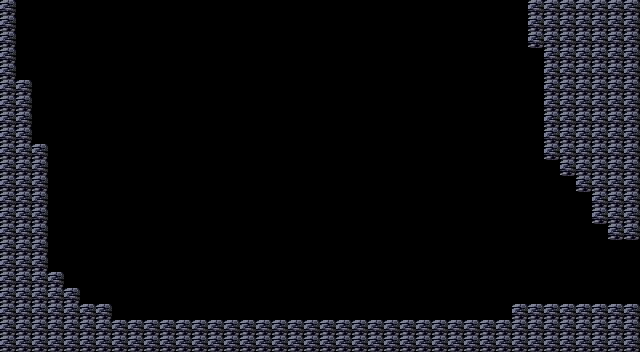

Tiled map render using the project's own tile images. Description and the whole map definition, tile-layer contents included, below:
An orthogonal 40x22 tile map with 16x16 px tiles, 1 tile layer (Collision) and 2 objects (Event, Save).

<map version="1.10" tiledversion="1.10.2" orientation="orthogonal" renderorder="right-down" width="40" height="22" tilewidth="16" tileheight="16" infinite="0" nextlayerid="4" nextobjectid="5">
 <tileset firstgid="1" source="../tileset/tileset.tsx" />
 <layer id="1" name="Collision" class="Layer" width="40" height="22">
  <data encoding="csv">
1,0,0,0,0,0,0,0,0,0,0,0,0,0,0,0,0,0,0,0,0,0,0,0,0,0,0,0,0,0,0,0,0,1,1,1,1,1,1,1,
1,0,0,0,0,0,0,0,0,0,0,0,0,0,0,0,0,0,0,0,0,0,0,0,0,0,0,0,0,0,0,0,0,1,1,1,1,1,1,1,
1,0,0,0,0,0,0,0,0,0,0,0,0,0,0,0,0,0,0,0,0,0,0,0,0,0,0,0,0,0,0,0,0,1,1,1,1,1,1,1,
1,0,0,0,0,0,0,0,0,0,0,0,0,0,0,0,0,0,0,0,0,0,0,0,0,0,0,0,0,0,0,0,0,0,1,1,1,1,1,1,
1,0,0,0,0,0,0,0,0,0,0,0,0,0,0,0,0,0,0,0,0,0,0,0,0,0,0,0,0,0,0,0,0,0,1,1,1,1,1,1,
1,1,0,0,0,0,0,0,0,0,0,0,0,0,0,0,0,0,0,0,0,0,0,0,0,0,0,0,0,0,0,0,0,0,1,1,1,1,1,1,
1,1,0,0,0,0,0,0,0,0,0,0,0,0,0,0,0,0,0,0,0,0,0,0,0,0,0,0,0,0,0,0,0,0,1,1,1,1,1,1,
1,1,0,0,0,0,0,0,0,0,0,0,0,0,0,0,0,0,0,0,0,0,0,0,0,0,0,0,0,0,0,0,0,0,1,1,1,1,1,1,
1,1,0,0,0,0,0,0,0,0,0,0,0,0,0,0,0,0,0,0,0,0,0,0,0,0,0,0,0,0,0,0,0,0,1,1,1,1,1,1,
1,1,1,0,0,0,0,0,0,0,0,0,0,0,0,0,0,0,0,0,0,0,0,0,0,0,0,0,0,0,0,0,0,0,1,1,1,1,1,1,
1,1,1,0,0,0,0,0,0,0,0,0,0,0,0,0,0,0,0,0,0,0,0,0,0,0,0,0,0,0,0,0,0,0,0,1,1,1,1,1,
1,1,1,0,0,0,0,0,0,0,0,0,0,0,0,0,0,0,0,0,0,0,0,0,0,0,0,0,0,0,0,0,0,0,0,0,1,1,1,1,
1,1,1,0,0,0,0,0,0,0,0,0,0,0,0,0,0,0,0,0,0,0,0,0,0,0,0,0,0,0,0,0,0,0,0,0,0,1,1,1,
1,1,1,0,0,0,0,0,0,0,0,0,0,0,0,0,0,0,0,0,0,0,0,0,0,0,0,0,0,0,0,0,0,0,0,0,0,1,1,1,
1,1,1,0,0,0,0,0,0,0,0,0,0,0,0,0,0,0,0,0,0,0,0,0,0,0,0,0,0,0,0,0,0,0,0,0,0,0,1,1,
1,1,1,0,0,0,0,0,0,0,0,0,0,0,0,0,0,0,0,0,0,0,0,0,0,0,0,0,0,0,0,0,0,0,0,0,0,0,0,0,
1,1,1,0,0,0,0,0,0,0,0,0,0,0,0,0,0,0,0,0,0,0,0,0,0,0,0,0,0,0,0,0,0,0,0,0,0,0,0,0,
1,1,1,1,0,0,0,0,0,0,0,0,0,0,0,0,0,0,0,0,0,0,0,0,0,0,0,0,0,0,0,0,0,0,0,0,0,0,0,0,
1,1,1,1,1,0,0,0,0,0,0,0,0,0,0,0,0,0,0,0,0,0,0,0,0,0,0,0,0,0,0,0,0,0,0,0,0,0,0,0,
1,1,1,1,1,1,1,0,0,0,0,0,0,0,0,0,0,0,0,0,0,0,0,0,0,0,0,0,0,0,0,0,1,1,1,1,1,1,1,1,
1,1,1,1,1,1,1,1,1,1,1,1,1,1,1,1,1,1,1,1,1,1,1,1,1,1,1,1,1,1,1,1,1,1,1,1,1,1,1,1,
1,1,1,1,1,1,1,1,1,1,1,1,1,1,1,1,1,1,1,1,1,1,1,1,1,1,1,1,1,1,1,1,1,1,1,1,1,1,1,1
</data>
 </layer>
 <objectgroup id="3" name="Story">
  <object id="3" name="Intro" type="Event" x="112" y="240" width="160" height="80" />
 </objectgroup>
 <objectgroup id="2" name="Save">
  <object id="1" name="Spaceship Save" type="Save" x="112" y="240" width="160" height="80" />
 </objectgroup>
</map>
